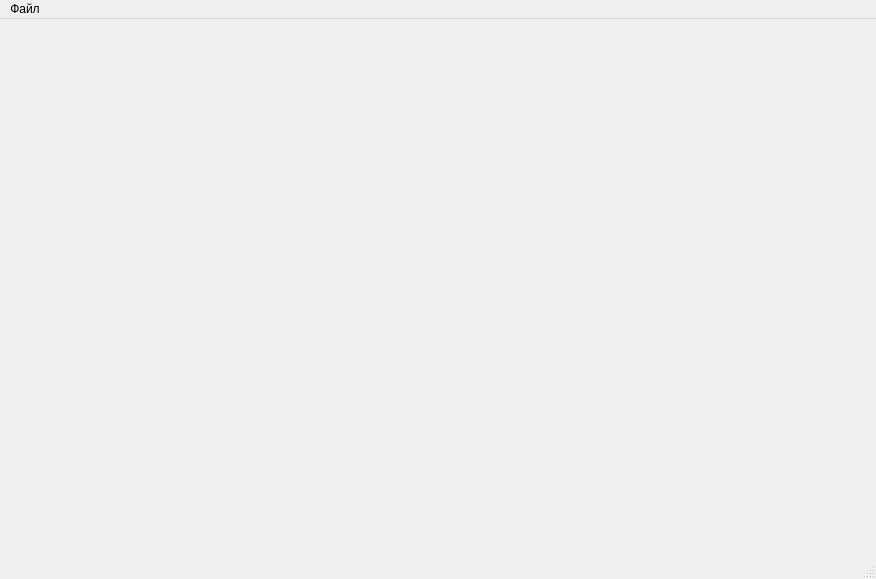
<?xml version="1.0" encoding="UTF-8"?>
<ui version="4.0">
 <class>MainWindow</class>
 <widget class="QMainWindow" name="MainWindow">
  <property name="geometry">
   <rect>
    <x>0</x>
    <y>0</y>
    <width>876</width>
    <height>579</height>
   </rect>
  </property>
  <property name="windowTitle">
   <string>MainWindow</string>
  </property>
  <widget class="QWidget" name="centralWidget"/>
  <widget class="QMenuBar" name="menuBar">
   <property name="geometry">
    <rect>
     <x>0</x>
     <y>0</y>
     <width>876</width>
     <height>19</height>
    </rect>
   </property>
   <widget class="QMenu" name="menu">
    <property name="title">
     <string>Файл</string>
    </property>
    <addaction name="actionOpen"/>
    <addaction name="actionSave"/>
    <addaction name="actionSaveAs"/>
    <addaction name="actionQuit"/>
   </widget>
   <addaction name="menu"/>
  </widget>
  <widget class="QStatusBar" name="statusBar"/>
  <action name="actionOpen">
   <property name="text">
    <string>Открыть</string>
   </property>
   <property name="shortcut">
    <string>Ctrl+O</string>
   </property>
  </action>
  <action name="actionSave">
   <property name="text">
    <string>Сохранить</string>
   </property>
   <property name="shortcut">
    <string>Ctrl+S</string>
   </property>
  </action>
  <action name="actionQuit">
   <property name="text">
    <string>Выйти</string>
   </property>
   <property name="shortcut">
    <string>Ctrl+Q</string>
   </property>
  </action>
  <action name="actionSaveAs">
   <property name="text">
    <string>Сохранить как</string>
   </property>
   <property name="shortcut">
    <string>Ctrl+Alt+S</string>
   </property>
  </action>
 </widget>
 <layoutdefault spacing="6" margin="11"/>
 <resources/>
 <connections>
  <connection>
   <sender>actionQuit</sender>
   <signal>triggered()</signal>
   <receiver>MainWindow</receiver>
   <slot>close()</slot>
   <hints>
    <hint type="sourcelabel">
     <x>-1</x>
     <y>-1</y>
    </hint>
    <hint type="destinationlabel">
     <x>199</x>
     <y>149</y>
    </hint>
   </hints>
  </connection>
 </connections>
</ui>
